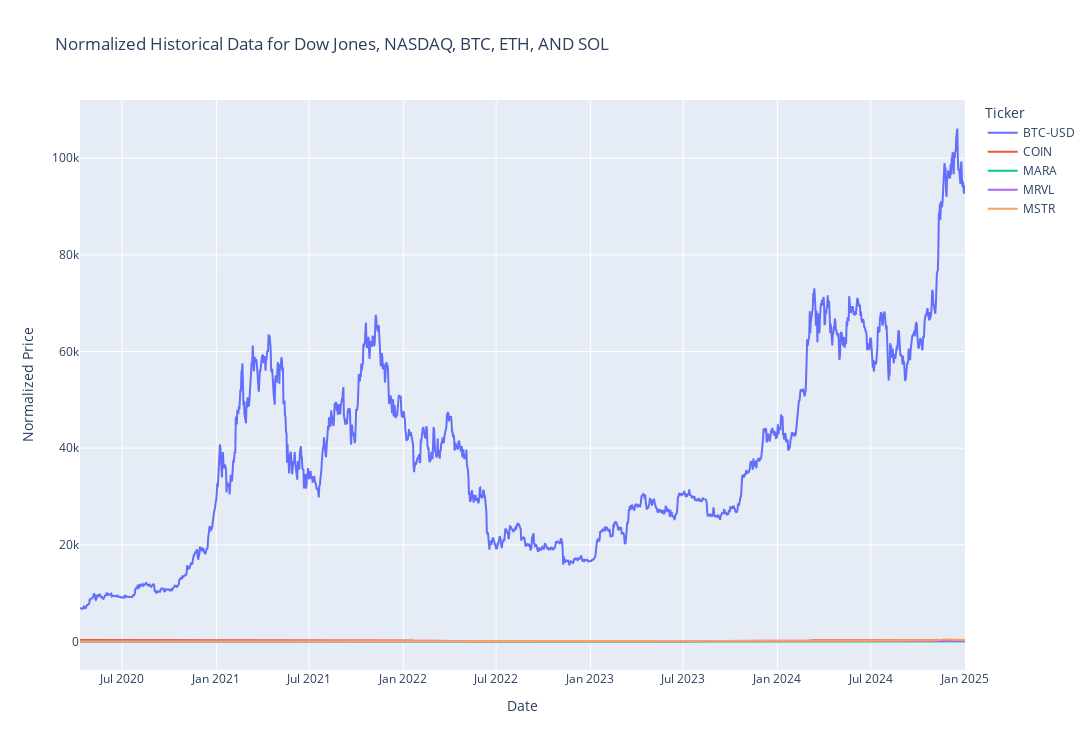

The code cell stored with this chart in its notebook:
### Markdown cell above
# Now Some Companies that either mine Bitcoin or are other Tech Stocks Heavily Connected: MicroStrategy, Marvel, MARA Holdings, Coinbase

### Code cell
# Define the tickers
tickers = ["BTC-USD", "COIN", "MARA", "MRVL", "MSTR"]


# Define the time period
start_date = "2020-04-10"
end_date = datetime.now().strftime('%Y-%m-%d')

# Fetch the data
data = {}
for ticker in tickers:
    data[ticker] = yf.download(ticker, start=start_date, end=end_date)['Close']

# Combine the data into a single DataFrame
combined_data = pd.concat(data.values(), axis=1, keys=data.keys())

# Flatten the column MultiIndex
combined_data.columns = combined_data.columns.get_level_values(0)

# Reset index to handle the Date column
combined_data.reset_index(inplace=True)

# Handle missing values
combined_data.ffill(inplace=True)  # Forward-fill missing values
combined_data.bfill(inplace=True)  # Backward-fill missing values
combined_data.dropna(inplace=True)  # Drop rows with remaining NaN (if any)

# Debug: Check for remaining NaN values
print("Missing values per column after cleaning:")
print(combined_data.isna().sum())

# Normalize the data
normalized_data = combined_data.copy()
for ticker in tickers:
    normalized_data[ticker] = combined_data[ticker] / combined_data[ticker].iloc[0]

# Create the figure
fig = go.Figure()

for ticker in tickers:
    fig.add_trace(go.Scatter(
        x=combined_data["Date"],
        y=combined_data[ticker],
        mode='lines',
        name=ticker
    ))

# Update layout
fig.update_layout(
    title="Normalized Historical Data for Dow Jones, NASDAQ, BTC, ETH, AND SOL",
    xaxis_title="Date",
    yaxis_title="Normalized Price",
    legend_title="Ticker",
    height=750,  # Set the height of the plot in pixels
    width=1300   # Set the width of the plot in pixels
)

# Show the plot
fig.show()

### Figure 1 — Plotly figure (JSON) as saved in the notebook; plotly's stock layout.template omitted (floating-point values rounded to 4 significant figures; data arrays with more than 128 entries replaced by an {"elided": "..."} marker saying what was removed)
{"data": [{"mode": "lines", "name": "BTC-USD", "type": "scatter", "x": {"elided": "1728 str values"}, "y": {"elided": "1728 float values"}}, {"mode": "lines", "name": "COIN", "type": "scatter", "x": {"elided": "1728 str values"}, "y": {"elided": "1728 float values"}}, {"mode": "lines", "name": "MARA", "type": "scatter", "x": {"elided": "1728 str values"}, "y": {"elided": "1728 float values"}}, {"mode": "lines", "name": "MRVL", "type": "scatter", "x": {"elided": "1728 str values"}, "y": {"elided": "1728 float values"}}, {"mode": "lines", "name": "MSTR", "type": "scatter", "x": {"elided": "1728 str values"}, "y": {"elided": "1728 float values"}}], "layout": {"height": 750, "legend": {"title": {"text": "Ticker"}}, "title": {"text": "Normalized Historical Data for Dow Jones, NASDAQ, BTC, ETH, AND SOL"}, "width": 1300, "xaxis": {"title": {"text": "Date"}}, "yaxis": {"title": {"text": "Normalized Price"}}}}
